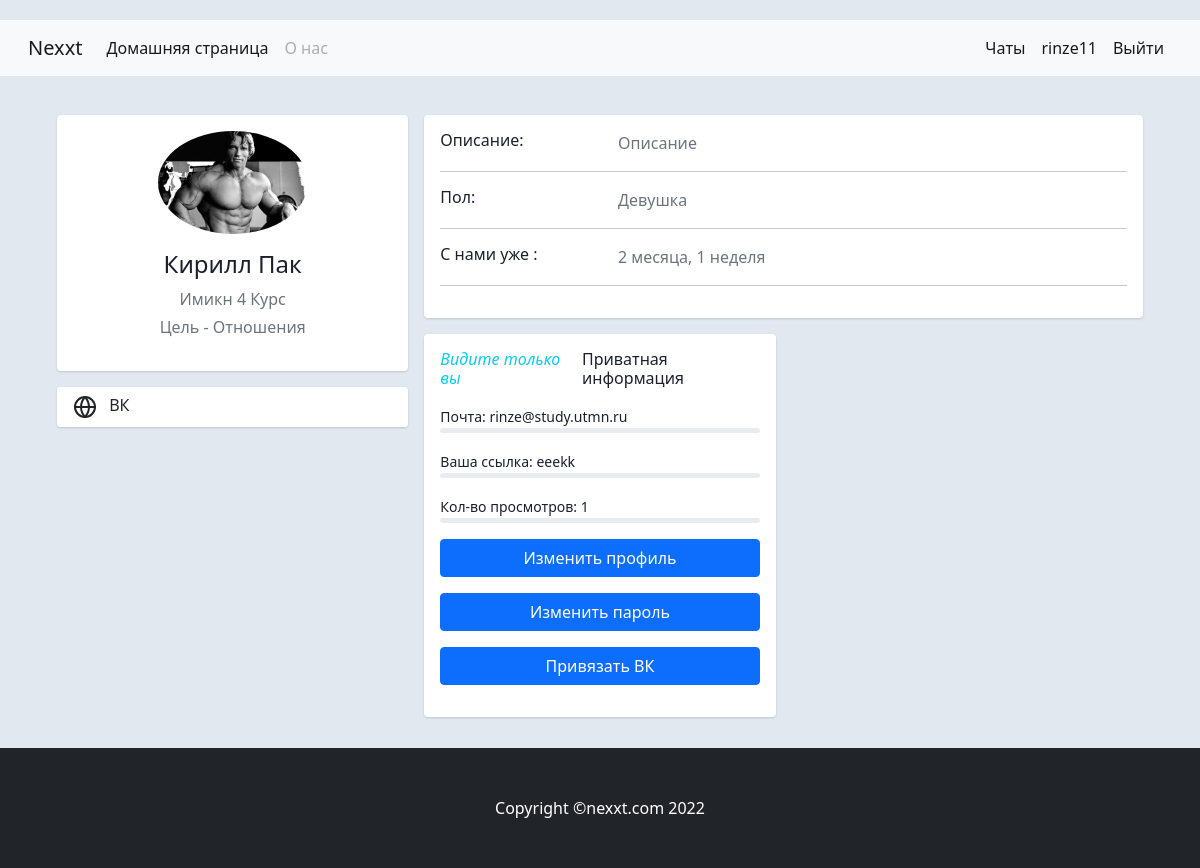
Page /user/eeekk (signed in) on the committed database.
### main/models.py (models this page shows, shortened)
class User(AbstractUser):
    email = models.EmailField(verbose_name='эл. почта', unique=True)
    username = models.CharField(verbose_name='имя пользователя', max_length=30, unique=True)
    password = models.CharField(verbose_name='пароль', max_length=150)
    email_verify = models.BooleanField(default=False)
    user_permissions = 'real_user'
    groups = 'real_groups'

class Profile(models.Model):
    first_name = models.CharField(max_length=30, verbose_name='Имя')
    last_name = models.CharField(max_length=30, verbose_name='Фамилия')
    description = models.TextField(max_length=400, verbose_name='Описание')
    photo = models.ImageField(max_length=100, upload_to='photo/%Y/%m/%d/', verbose_name='Фото')
    views = models.IntegerField(default=0, verbose_name='Количество просмотров')
    vk_url = models.CharField('Ссылка ВК', default=None, max_length=50, blank=True)
    user = models.OneToOneField(User, related_name='profile', on_delete=models.CASCADE)
    gender = models.ForeignKey('Gender', related_name='profile', on_delete=models.PROTECT, verbose_name='Пол')
    status = models.ForeignKey('Status', related_name='profile', on_delete=models.PROTECT, verbose_name='Статус')
    grade = models.ForeignKey('Grade', related_name='profile', on_delete=models.PROTECT, verbose_name='Курс')
    faculty = models.ForeignKey('Faculty', related_name='profile', on_delete=models.PROTECT, verbose_name='Факультет')
    tag = models.ManyToManyField('Tag', related_name='profile', blank=True, null=True)
    rooms = models.ManyToManyField('room.Room', related_name='profile', blank=True, null=True)
    slug = models.SlugField(max_length=30, unique=True, verbose_name='индивидуальный URL')
    class Meta:
        verbose_name = 'Профиль пользователя'
        verbose_name_plural = 'Профили пользователей'
    def get_absolute_url(self):
        return reverse('profile', kwargs={'prof_slug': self.slug})

class Faculty(models.Model):
    name = models.CharField(max_length=10, db_index=True, verbose_name='Название')
    def __str__(self):
        return self.name
    class Meta:
        verbose_name = 'Факультет'
        verbose_name_plural = 'Факультеты'
        ordering = ['name', ]

class Grade(models.Model):
    name = models.CharField(max_length=2, db_index=True)
    def __str__(self):
        return self.name
    class Meta:
        verbose_name = 'Курс'
        verbose_name_plural = 'Курсы'
        ordering = ['name', ]

class Status(models.Model):
    name = models.CharField(max_length=30, db_index=True)
    def __str__(self):
        return self.name
    class Meta:
        verbose_name = 'Статус'
        verbose_name_plural = 'Статусы'
        ordering = ['name', ]

class Gender(models.Model):
    name = models.CharField(max_length=10)
    def __str__(self):
        return self.name
    class Meta:
        verbose_name = 'Гендер'
        verbose_name_plural = 'Гендеры'
        ordering = ['name', ]

### main/views.py (the view, shortened to what this page needs)
# urls.py: path('user/<slug:prof_slug>', ProfileView.as_view(), name='profile'),
class ProfileView(LoginRequiredMixin, HaveProfileMixin, TemplateView):
    model = Profile
    template_name = 'profile/profile.html'
    def get_context_data(self, **kwargs):
        context = super().get_context_data(**kwargs)
        current_user = self.request.user
        context['user'] = current_user
        current_user_profile = Profile.objects.get(user=current_user)
        context['current_profile'] = current_user_profile
        profile = Profile.objects \
            .select_related('gender', 'status') \
            .prefetch_related('user') \
            .get(slug=self.kwargs['prof_slug'])
        context['profile'] = profile
        if current_user == profile.user:
            return context

### main/permissions.py (called while the page is built)
    def has_permission(self):
        if self.request.user.is_superuser:
            return True
        try:
            return bool(self.request.user.profile)
        except:
            raise Http404()

    def dispatch(self, request, *args, **kwargs):
        if not self.has_permission():
            raise Http404()
        return super().dispatch(request, *args, **kwargs)

### main/templates/profile/profile.html (shortened to what this page needs)
{%extends 'base.html' %}
{% load tags %}
{% block user_buttons%}
{%navbar_user_buttons request user current_profile%}
{% endblock %}
{% block content %}
<div class="container">
    <div class="main-body">
        <div class="row gutters-sm">
            <div class="col-md-4 mb-3">
                <div class="card">
                    <div class="card-body">
                        <div class="d-flex flex-column align-items-center text-center">
                            {% if profile.photo %}
                            <img
                                    src="{{ profile.photo.url }}" alt="No photo"
                                    class="rounded-circle" width="150">
                            {%else%}
                            <img
                                    src="https://avatars.mds.yandex.net/get-pdb/1996600/d1725ec1-41d3-4b2c-ab24-91ec603557bf/s1200" alt="Admin"
                                    class="rounded-circle" width="150">
                            {%endif%}
                            <div class="mt-3"><h4> {{profile.first_name}} {{profile.last_name}}</h4>
                                <p class="text-secondary mb-1">{{ profile.faculty }} {{ profile.grade }} Курс</p>
                                <p class="text-muted font-size-sm">Цель - {{ profile.status }}</p>
                            </div>
                        </div>
                    </div>
                </div>
                <div class="card mt-3">
                    <ul class="list-group list-group-flush">
                        <li class="list-group-item d-flex justify-content-between align-items-center flex-wrap">
                            <h6 class="mb-0">
                                ВК
                            </h6>
                        </li>
                    </ul>
                </div>
            </div>
            <div class="col-md-8">
                <div class="card mb-3">
                    <div class="card-body">
                        <div class="row">
                            <div class="col-sm-3"><h6 class="mb-0">Описание: </h6></div>
                            <div class="col-sm-9 text-secondary">{{ profile.description }}</div>
                        </div>
                        <hr>
                        <div class="row">
                            <div class="col-sm-3"><h6 class="mb-0">Пол: </h6></div>
                            <div class="col-sm-9 text-secondary">{{ profile.gender }}</div>
                        </div>
                        <hr>
                        <div class="row">
                            <div class="col-sm-3"><h6 class="mb-0">С нами уже : </h6></div>
                            <div class="col-sm-9 text-secondary">{{user.date_joined|timesince}}</div>
                        </div>
                        <hr>
                    </div>
                </div>
                <div class="row gutters-sm">
                    {% if profile.user == user%}
                    <div class="col-sm-6 mb-3">
                        <div class="card h-100">
                            <div class="card-body"><h6 class="d-flex align-items-center mb-3"><i
                                    class="material-icons text-info mr-2">Видите только вы</i>Приватная информация</h6>
                                <small>Почта: {{ profile.user.email }}</small>
                                <div class="progress mb-3" style="height: 5px"></div>
                                <small>Ваша ссылка: {{ profile.slug }}</small>
                                <div class="progress mb-3" style="height: 5px"></div>
                                <small>Кол-во просмотров: {{ profile.views }}</small>
                                <div class="progress mb-3" style="height: 5px"></div>
                                <p><a href="{% url 'editprofile' %}" class="btn btn-primary btn-block">Изменить
                                    профиль</a></p>
                                <p><a href="{% url 'changepassword' %}" class="btn btn-primary btn-block">Изменить
                                    пароль</a></p>
                                {% if profile.vk_url != 'None'%}
                                <p><a href="{% url 'vkdelete'%}" class="btn btn-primary btn-block">Отвязать ВК</a></p>
                                {%else%}
                                <p><a href="{% url 'vk_auth'%}" class="btn btn-primary btn-block">Привязать ВК</a></p>
                                {%endif%}
                            </div>
                        </div>
                    </div>
                    {% endif %}
                </div>
            </div>
        </div>
    </div>
</div>
{% endblock %}

### main/templates/tags/navbar.html (shortened to what this page needs)
<div class="collapse navbar-collapse d-flex flex-row-reverse">
    <ul class="navbar-nav">
        {% if is_user %}
        {% if is_profile %}
        <li class="nav-item">
            <a class="nav-link active" href="{% url 'room_list' %}">Чаты</a>
        </li>
        <li class="nav-item">
            <a class="nav-link active" href="{{profile.get_absolute_url}}">{{user.username}}</a>
        </li>
        <li class="nav-item">
            <a class="nav-link active" href="{%url 'logout'%}">Выйти</a>
        </li>
        {%endif%}
        {% endif %}
    </ul>
</div>
</div>

### main/static/css/profilepage.css (style rules this page uses)
body { margin-top:20px; color: #1a202c; text-align: left; background-color: #e2e8f0; }
.main-body { padding: 15px; }
.card { box-shadow: 0 1px 3px 0 rgba(0,0,0,.1), 0 1px 2px 0 rgba(0,0,0,.06); }
.card { position: relative; display: flex; flex-direction: column; min-width: 0; word-wrap: break-word; background-color: #fff; background-clip: border-box; border: 0 solid rgba(0,0,0,.125); border-radius: .25rem; }
.card-body { flex: 1 1 auto; min-height: 1px; padding: 1rem; }
.gutters-sm { margin-right: -8px; margin-left: -8px; }
.gutters-sm>.col, .gutters-sm>[class*=col-] { padding-right: 8px; padding-left: 8px; }
.mb-3, .my-3 { margin-bottom: 1rem!important; }
.h-100 { height: 100%!important; }

### main/templates/profile/profile.html (style rules this page uses)
body { margin-top:20px; color: #1a202c; text-align: left; background-color: #e2e8f0; }
.main-body { padding: 15px; }
.card { box-shadow: 0 1px 3px 0 rgba(0,0,0,.1), 0 1px 2px 0 rgba(0,0,0,.06); }
.card { position: relative; display: flex; flex-direction: column; min-width: 0; word-wrap: break-word; background-color: #fff; background-clip: border-box; border: 0 solid rgba(0,0,0,.125); border-radius: .25rem; }
.card-body { flex: 1 1 auto; min-height: 1px; padding: 1rem; }
.gutters-sm { margin-right: -8px; margin-left: -8px; }
.gutters-sm>.col, .gutters-sm>[class*=col-] { padding-right: 8px; padding-left: 8px; }
.mb-3, .my-3 { margin-bottom: 1rem!important; }
.h-100 { height: 100%!important; }

### rows in the picture
User: username "rinze11", date_joined "2 месяца, 1 неделя"
Profile: photo (picture), first_name "Кирилл", last_name "Пак", faculty "Имикн", grade "4", status "Отношения", description "Описание", gender "Девушка", user.email "rinze@study.utmn.ru", slug "eeekk", views "1"
